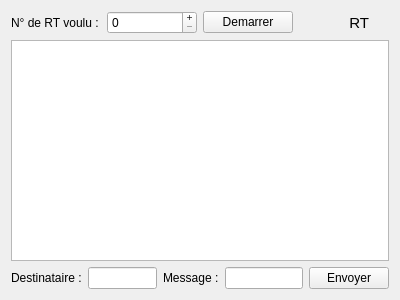
<?xml version="1.0" encoding="UTF-8"?>
<ui version="4.0">
 <class>fenetre_rt</class>
 <widget class="QWidget" name="fenetre_rt">
  <property name="geometry">
   <rect>
    <x>0</x>
    <y>0</y>
    <width>400</width>
    <height>300</height>
   </rect>
  </property>
  <property name="sizePolicy">
   <sizepolicy hsizetype="Expanding" vsizetype="Expanding">
    <horstretch>0</horstretch>
    <verstretch>0</verstretch>
   </sizepolicy>
  </property>
  <property name="minimumSize">
   <size>
    <width>400</width>
    <height>300</height>
   </size>
  </property>
  <property name="windowTitle">
   <string>RT : Remote Terminal</string>
  </property>
  <layout class="QVBoxLayout" name="verticalLayout_2">
   <item>
    <layout class="QHBoxLayout" name="horizontalLayout">
     <item>
      <widget class="QLabel" name="label">
       <property name="text">
        <string>N° de RT voulu :</string>
       </property>
      </widget>
     </item>
     <item>
      <widget class="QSpinBox" name="choix_rt">
       <property name="minimumSize">
        <size>
         <width>15</width>
         <height>0</height>
        </size>
       </property>
       <property name="buttonSymbols">
        <enum>QAbstractSpinBox::PlusMinus</enum>
       </property>
       <property name="minimum">
        <number>0</number>
       </property>
       <property name="maximum">
        <number>30</number>
       </property>
       <property name="value">
        <number>0</number>
       </property>
      </widget>
     </item>
     <item>
      <widget class="QPushButton" name="bouton_demarrer">
       <property name="text">
        <string>Demarrer</string>
       </property>
      </widget>
     </item>
     <item>
      <widget class="QLabel" name="label_rt">
       <property name="font">
        <font>
         <pointsize>11</pointsize>
         <weight>50</weight>
         <bold>false</bold>
        </font>
       </property>
       <property name="text">
        <string>RT</string>
       </property>
       <property name="alignment">
        <set>Qt::AlignRight|Qt::AlignTrailing|Qt::AlignVCenter</set>
       </property>
       <property name="indent">
        <number>20</number>
       </property>
      </widget>
     </item>
    </layout>
   </item>
   <item>
    <widget class="QTextEdit" name="listeMessages">
     <property name="readOnly">
      <bool>true</bool>
     </property>
    </widget>
   </item>
   <item>
    <layout class="QHBoxLayout" name="horizontalLayout_2">
     <item>
      <widget class="QLabel" name="destinataire">
       <property name="text">
        <string>Destinataire :</string>
       </property>
      </widget>
     </item>
     <item>
      <widget class="QLineEdit" name="adresse_destinataire">
       <property name="maximumSize">
        <size>
         <width>100</width>
         <height>16777215</height>
        </size>
       </property>
      </widget>
     </item>
     <item>
      <widget class="QLabel" name="label_1">
       <property name="text">
        <string>Message :</string>
       </property>
      </widget>
     </item>
     <item>
      <widget class="QLineEdit" name="message"/>
     </item>
     <item>
      <widget class="QPushButton" name="boutonEnvoyer">
       <property name="text">
        <string>Envoyer</string>
       </property>
       <property name="checkable">
        <bool>false</bool>
       </property>
       <property name="checked">
        <bool>false</bool>
       </property>
      </widget>
     </item>
    </layout>
   </item>
  </layout>
 </widget>
 <resources/>
 <connections/>
</ui>
